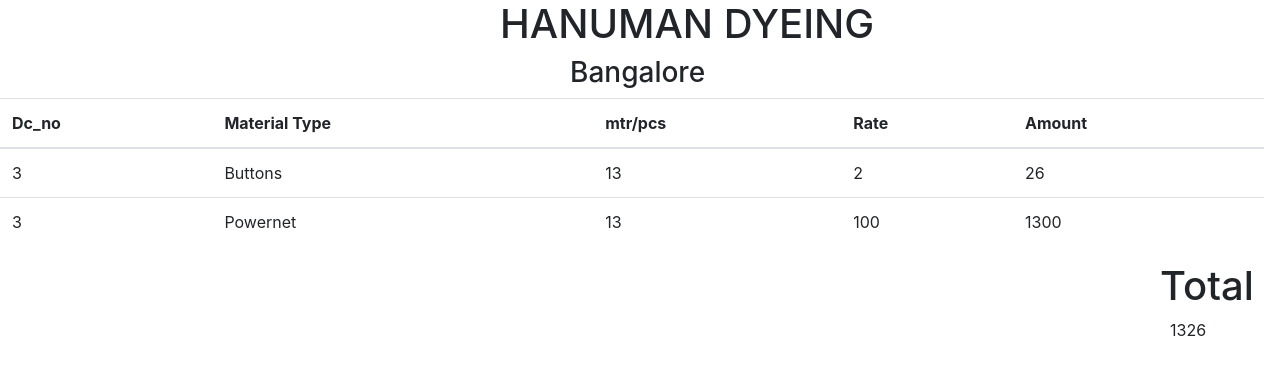
Page /generate/3/ on the committed database.
### billing/models.py (models this page shows, shortened)
class received_details(models.Model):
    dc_no = models.IntegerField(null=True, blank=True)
    m_name = models.ForeignKey(mt_type, on_delete=models.SET_NULL, null=True)
    m_length = models.IntegerField(null=True, blank=True)

class mt_type(models.Model):
    m_type=models.CharField(max_length=1000, null=True, blank=True)
    mt_price=models.IntegerField(null=True, blank=True)

### billing/views.py (the view)
# urls.py: path('generate/<int:numb>/',generate),
def generate(request,numb):
	myobject=received_details.objects.filter(dc_no=numb)
	items_price = []
	for i in myobject:
		items_price.append(i.m_name.mt_price * i.m_length)
		print(items_price)
	my_object = zip(myobject, items_price)
	total_price = sum(items_price)
	return render(request,"generate.html",{"my_object":my_object, "total_price":total_price})

### billing/templates/generate.html (shortened to what this page needs)
<!DOCTYPE html>
<html>
<head>
	<link rel="stylesheet" href="https://stackpath.bootstrapcdn.com/bootstrap/4.4.1/css/bootstrap.min.css">
</head>
<body>
	<div class="containermain">
	<div class="container1">
		<h1 style="margin-left: 500px">HANUMAN DYEING</h1>
		<h3 style="margin-left: 570px">Bangalore</h3>
	</div>
	<div class="container2">
		<table class="table">
  <thead>
    <tr>
      <th scope="col">Dc_no</th>
      <th scope="col">Material Type</th>
      <th scope="col">mtr/pcs</th>
      <th scope="col">Rate</th>
      <th scope="col">Amount</th>
    </tr>
  </thead>
  <tbody>
  	{% for details, price in my_object %}
    <tr>
      <td>{{details.dc_no}}</td>
      <td>{{details.m_name.m_type}}</td>
      <td>{{details.m_length}}</td>
      <td>{{details.m_name.mt_price}}</td>
      <td>{{price}}</td>
    </tr>
    {% endfor%}
  </tbody>
</table>
</div>
	</div>
	<div class="conatiner3" style="margin-left: 1160px ">
		<h1>Total</h1>
		<label style="margin-left: 10px">{{total_price}}</label>
	</div>
</body>
</html>

### billing/templates/generate.html (style rules this page uses)
.container1 { justify-content: center; }

### rows in the picture
received_details: dc_no "3", m_name.m_type "Buttons", m_length "13", m_name.mt_price "2", price "26"
received_details: dc_no "3", m_name.m_type "Powernet", m_length "13", m_name.mt_price "100", price "1300"

### other values in the picture
{{ total_price }} "1326"
